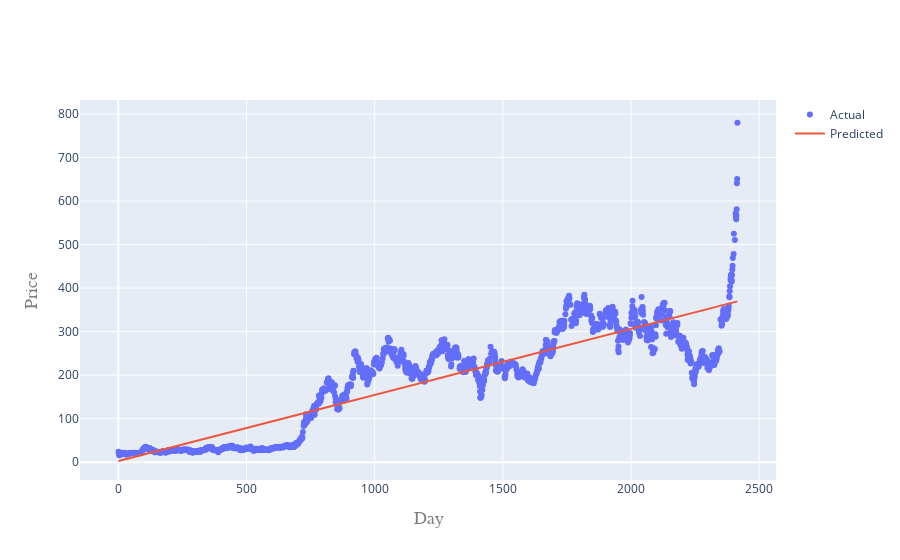

Notebook source saved alongside this figure:
### Code cell
iplot(plot2)

### Figure 1 — Plotly figure (JSON) as saved in the notebook; plotly's stock layout.template omitted (floating-point values rounded to 4 significant figures; data arrays with more than 128 entries replaced by an {"elided": "..."} marker saying what was removed)
{"data": [{"mode": "markers", "name": "Actual", "type": "scatter", "x": {"elided": "1691 int values"}, "y": {"elided": "1691 float values"}}, {"mode": "lines", "name": "Predicted", "type": "scatter", "x": {"elided": "1691 int values"}, "y": {"elided": "1691 float values"}}], "layout": {"xaxis": {"title": {"font": {"color": "#7f7f7f", "family": "Courier New,monospace", "size": 18}, "text": "Day"}}, "yaxis": {"title": {"font": {"color": "#7f7f7f", "family": "Courier New,monospace", "size": 18}, "text": "Price"}}}}
